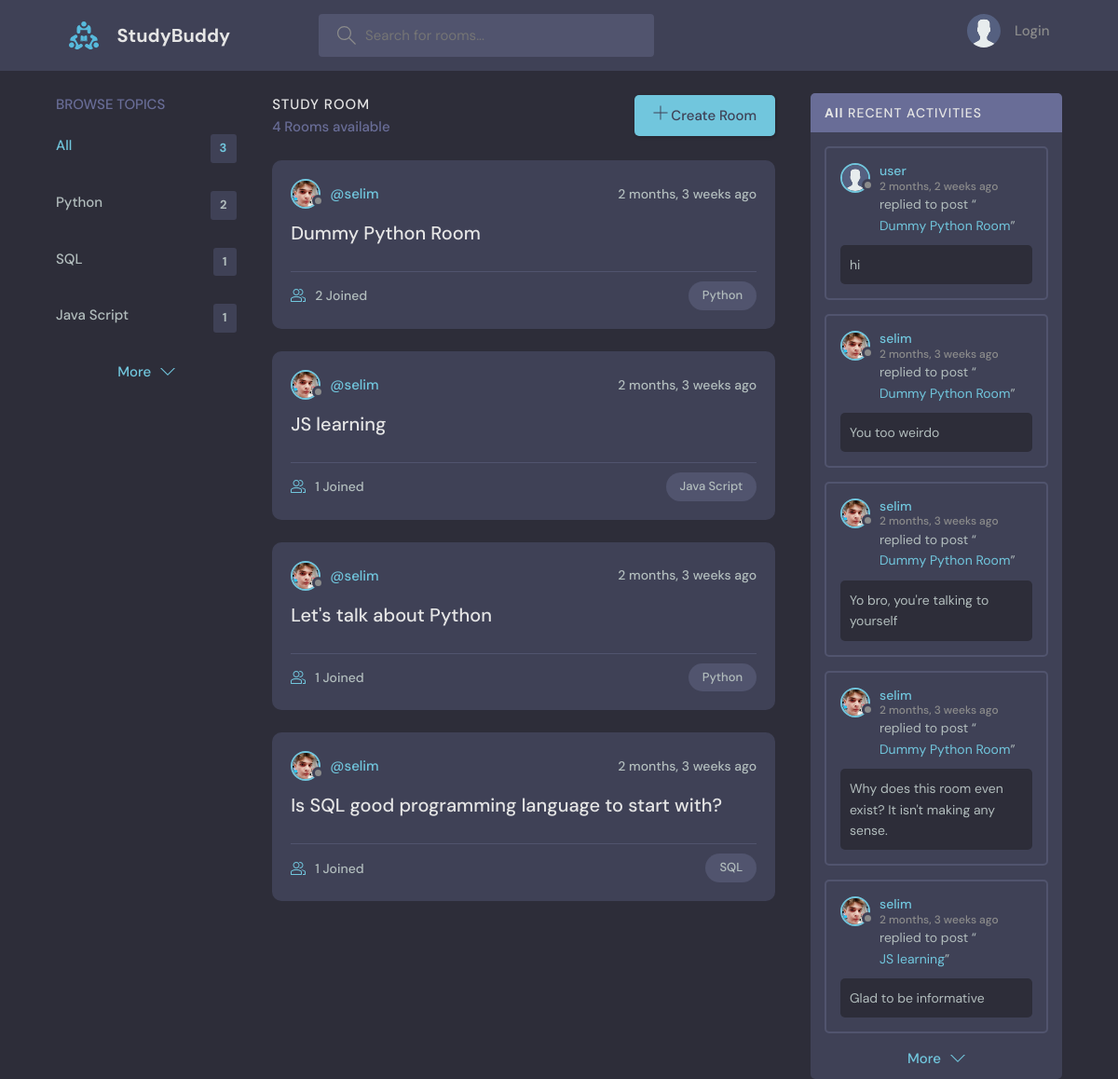
The page / on the database its author committed.
### base/models.py (models this page shows, shortened)
class Topic(models.Model):
    name = models.CharField(max_length=200)

class Room(models.Model):
    host = models.ForeignKey(User, on_delete=models.SET_NULL, null=True)
    topic = models.ForeignKey(Topic, on_delete=models.SET_NULL, null=True)
    name = models.CharField(max_length=200)
    description = models.TextField(blank=True)
    participants = models.ManyToManyField(User, related_name='participants', blank=True)
    updated = models.DateTimeField(auto_now=True)
    created = models.DateTimeField(auto_now_add=True)
    class Meta:
        ordering = ['-updated', '-created']

class User(AbstractUser):
    name = models.CharField(max_length=200, null=True)
    email = models.EmailField(unique=True, null=True)
    email_verify = models.BooleanField(default=False)
    bio = models.TextField(null=True)
    avatar = models.ImageField(null=True, default="avatar.svg")
    USERNAME_FIELD = 'email'
    REQUIRED_FIELDS = []

class Message(models.Model):
    user = models.ForeignKey(User, on_delete=models.CASCADE)
    room = models.ForeignKey(Room, on_delete=models.CASCADE)
    body = models.TextField()
    updated = models.DateTimeField(auto_now=True)
    created = models.DateTimeField(auto_now_add=True)
    class Meta:
        ordering = ['-updated', '-created']
    def __str__(self):
        if len(self.body) > 80:
            return f"{self.body[0:80]}..."
        return self.body

### base/views.py (the view, shortened to what this page needs)
# urls.py: 2. Add a URL to urlpatterns:  path('', views.home, name='home')
def home(request):
    q = request.GET.get('q')
    topic = request.GET.get('topic')
    if q:
        rooms = Room.objects.filter(
            Q(topic__name__contains=q) |
            Q(name__contains=q) |
            Q(description__contains=q) |
            Q(host__username__contains=q)
        )
        room_messages = Message.objects.filter(
            Q(room__topic__name__contains=q) |
            Q(room__name__contains=q) |
            Q(room__description__contains=q)
        )[:5]
        query_name = q[:25]
    else:
        rooms = Room.objects.all()
        room_messages = Message.objects.all()[:5]
        query_name = 'All'
    room_count = rooms.count()
    topics = Topic.objects.annotate(max_count=Count("room")).order_by('-max_count')[0:10]
    context = {'rooms': rooms, 'topics': topics,
               'room_count': room_count, 'room_messages': room_messages,
               'query_name': query_name
               }
    return render(request, 'base/home.html', context)

### base/templates/base/home.html (shortened to what this page needs)
{% extends 'main.html' %}
{% load static %}
{% block content %}
    <main class="layout layout--3">
      <div class="container">
        {% include 'topics_component.html' %}
        <div class="roomList">
          <div class="roomList__header">
            <div>
              <h2>Study Room</h2>
              <p>{{ room_count }} Rooms available</p>
            </div>
            <a class="btn btn--main" href="{% url 'create-room' %}">
              <svg version="1.1" xmlns="http://www.w3.org/2000/svg" width="32" height="32" viewBox="0 0 32 32">
                <title>add</title>
                <path
                  d="M16.943 0.943h-1.885v14.115h-14.115v1.885h14.115v14.115h1.885v-14.115h14.115v-1.885h-14.115v-14.115z"
                ></path>
              </svg>
              Create Room
            </a>
          </div>
          {% include 'feed_component.html' %}
        </div>
        {% include 'activity_component.html' %}
      </div>
    </main>
{% endblock content %}

### base/templates/base/topics_component.html
<div class="topics">
  <div class="topics__header">
    <h2>Browse Topics</h2>
  </div>
  <ul class="topics__list">
    <li>
      <a href="{% url 'home' %}" class="active">All <span>{{ topics.count }}</span></a>
    </li>
    {% for topic in topics %}
      <li>
        <a href="{% url 'home' %}?topic={{ topic.name }}">{{ topic.name }}<span>{{ topic.room_set.all.count }}</span></a>
      </li>
    {% endfor %}
  </ul>
  <a class="btn btn--link" href="{% url 'topics-page' %}">
    More
    <svg version="1.1" xmlns="http://www.w3.org/2000/svg" width="32" height="32" viewBox="0 0 32 32">
      <title>chevron-down</title>
      <path d="M16 21l-13-13h-3l16 16 16-16h-3l-13 13z"></path>
    </svg>
  </a>
</div>

### base/templates/base/feed_component.html (shortened to what this page needs)
{% for room in rooms %}
  <div class="roomListRoom">
    <div class="roomListRoom__header">
      <a href="{% url 'user-profile' room.host.id %}" class="roomListRoom__author">
        <div class="avatar avatar--small">
          <img src="{{ room.host.avatar.url }}" />
        </div>
        <span>@{{ room.host.username }}</span>
      </a>
      <div class="roomListRoom__actions">
        <span>{{ room.created | timesince }} ago</span>
      </div>
    </div>
    <div class="roomListRoom__content">
      <a href="{% url 'room' room.id %}">{{ room.name }}</a>
    </div>
    <div class="roomListRoom__meta">
      <a href="room.html" class="roomListRoom__joined">
        {{ room.participants.count }} Joined
      </a>
      <p class="roomListRoom__topic">{{ room.topic.name }}</p>
    </div>
  </div>
{% endfor %}

### base/templates/base/activity_component.html (shortened to what this page needs)
<div class="activities">
  <div class="activities__header">
    <h2><small>{{ query_name }}</small> Recent Activities</h2>
  </div>
  {% for message in room_messages %}
    <div class="activities__box">
      <div class="activities__boxHeader roomListRoom__header">
        <a href="{% url 'user-profile' message.user.id %}" class="roomListRoom__author">
          <div class="avatar avatar--small">
            <img src="{{ message.user.avatar.url }}" />
          </div>
          <p>
            {{ message.user.username }}
            <span>{{ message.created | timesince }} ago</span>
          </p>
        </a>
      </div>
      <div class="activities__boxContent">
        <p>replied to post “<a href="{% url 'room' message.room.id %}">{{ message.room.name }}</a>”</p>
        <div class="activities__boxRoomContent">
          {{ message }}
        </div>
      </div>
    </div>
  {% endfor %}
      <a class="btn btn--link" href="{% url 'activities-page' %}">
        More
        <svg version="1.1" xmlns="http://www.w3.org/2000/svg" width="32" height="32" viewBox="0 0 32 32">
          <title>chevron-down</title>
          <path d="M16 21l-13-13h-3l16 16 16-16h-3l-13 13z"></path>
        </svg>
      </a>
</div>

### rows shown on the page
Topic: name "Python", room_set.all.count "2"
Topic: name "SQL", room_set.all.count "1"
Topic: name "Java Script", room_set.all.count "1"
Room: host.avatar (picture), host.username "selim", created "2 months, 3 weeks", name "Dummy Python Room", participants.count "2", topic.name "Python"
Room: host.avatar (picture), host.username "selim", created "2 months, 3 weeks", name "JS learning", participants.count "1", topic.name "Java Script"
Room: host.avatar (picture), host.username "selim", created "2 months, 3 weeks", name "Let's talk about Python", participants.count "1", topic.name "Python"
Room: host.avatar (picture), host.username "selim", created "2 months, 3 weeks", name "Is SQL good programming language to start with?", participants.count "1", topic.name "SQL"
Message: user.avatar (placeholder picture), user.username "user", created "2 months, 2 weeks", room.name "Dummy Python Room", body "hi"
Message: user.avatar (picture), user.username "selim", created "2 months, 3 weeks", room.name "Dummy Python Room", body "You too weirdo"
Message: user.avatar (picture), user.username "selim", created "2 months, 3 weeks", room.name "Dummy Python Room", body "Yo bro, you're talking to yourself"
Message: user.avatar (picture), user.username "selim", created "2 months, 3 weeks", room.name "Dummy Python Room", body "Why does this room even exist? It isn't making any sense."
Message: user.avatar (picture), user.username "selim", created "2 months, 3 weeks", room.name "JS learning", body "Glad to be informative"

### other values the page prints
{{ topics.count }} "3"
{{ room_count }} "4"
{{ query_name }} "All"
